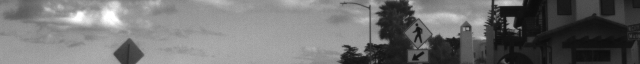
#> input picture firmware/ovc3/test_board/ip_lib/corner_detector/sim/cowells_stairs_640x64.png, 640 x 64 px
$ python corners_groundtruth.py
#> lines starting #> are read from the running program, lines starting #| are printed output that depends on the picture; after the words box and inside, x2 and y2 are one past the last pixel; in counts of white or black regions, pixels touching at a corner belong together
#!/usr/bin/env python
import numpy as np
import cv2
from matplotlib import pyplot as pl

img = cv2.imread('cowells_stairs_640x64.png', cv2.IMREAD_COLOR)
#> img is the input picture: shape (64, 640, 3); min 12, max 255, mean 113.1
fast = cv2.FastFeatureDetector_create()
fast.setThreshold(25)
#print("type: %d" % fast.getInt('Type'))
#fast.setBool('nonmaxSuppression', False)
kp = fast.detect(img, None)
#> kp = 143 keypoints; strongest (x, y, size): (520, 27, 7), (507, 17, 7), (494, 21, 7), (453, 37, 7)
for p in kp:
    x = p.pt[0]
    y = p.pt[1]
    score = p.response
    print("%5d %5d %5d" % (x, y, score))
    cv2.circle(img, (int(x), int(y)), 3, (0, 0, 255))
#> this loop made 143 passes
#> (p, x, y, score) on passes 1 to 12: (keypoint at (342, 3), size 7, 342, 3, 52), (keypoint at (495, 3), size 7, 495, 3, 65), (keypoint at (409, 4), size 7, 409, 4, 88), (keypoint at (498, 5), size 7, 498, 5, 25), (keypoint at (521, 5), size 7, 521, 5, 96), (keypoint at (58, 6), size 7, 58, 6, 33), (keypoint at (411, 6), size 7, 411, 6, 75), (keypoint at (62, 7), size 7, 62, 7, 30), (keypoint at (369, 7), size 7, 369, 7, 84), (keypoint at (381, 7), size 7, 381, 7, 78), (keypoint at (46, 8), size 7, 46, 8, 35), (keypoint at (490, 8), size 7, 490, 8, 25)
#|   342     3    52
#|   495     3    65
#|   409     4    88
#|   498     5    25
#|   521     5    96
#|    58     6    33
#|   411     6    75
#|    62     7    30
#> (further printed lines are left out)
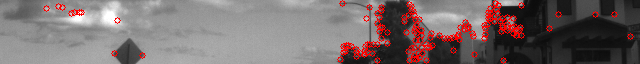
#> img: shape (64, 640, 3); 4.87% of pixels changed, all inside (x1, y1, x2, y2) = (43, 0, 634, 64)
#img2 = cv2.drawKeypoints(img, kp, color=(0, 0, 255))

#> (the run stopped early here; a loop or call above may not have finished)
